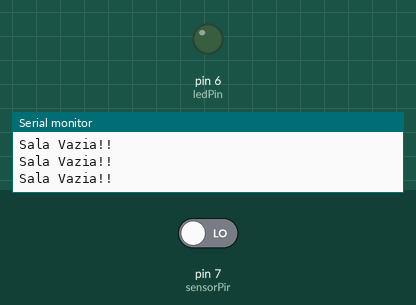
This sketch was run on a simulated Arduino Uno, built with avr-gcc and run on an emulated ATmega328P. On the bench: output pins drawn as LEDs (lit = HIGH), the last lines printed to the serial monitor. The inputs (shaded band) are chosen by the test bench; at power-on: pin 7 (sensorPir) LOW.

Above: at 1.8 s.
1.9 s: pin 7 (sensorPir) driven HIGH
At 2.5 s:
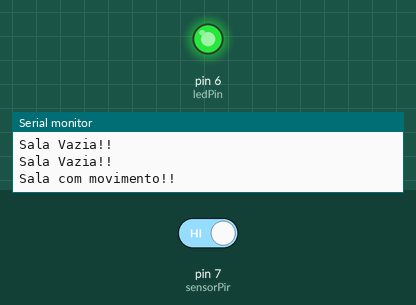
3.5 s: pin 7 (sensorPir) driven LOW
At 4.9 s:
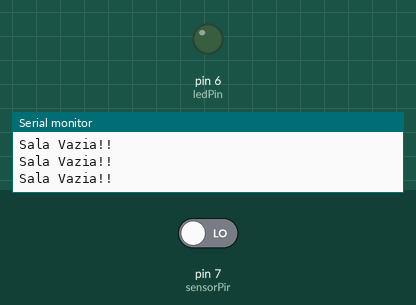
Timing chart, 0 to 6.5 s (numbered marks = the images above; inputs shaded):
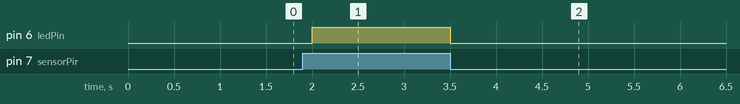

Measured:
- after the input at 1.9 s, pin 6 (ledPin): LOW → HIGH after 0.10 s
- after the input at 3.5 s, pin 6 (ledPin): HIGH → LOW at once

The sketch:

Sensor_de_presen_a.ino
```cpp
int sensorPir = 7;
int ledPin = 6;

void setup() {
  Serial.begin(9600);
  pinMode(sensorPir, INPUT);
  pinMode(ledPin, OUTPUT);
}

void loop() {
  int moviment = digitalRead(sensorPir);

  if (moviment == HIGH) {
    digitalWrite(ledPin, HIGH);
    Serial.println("Sala com movimento!!");
  } else {
    digitalWrite(ledPin, LOW);
    Serial.println("Sala Vazia!!");
  }
  delay(500);
}
```
